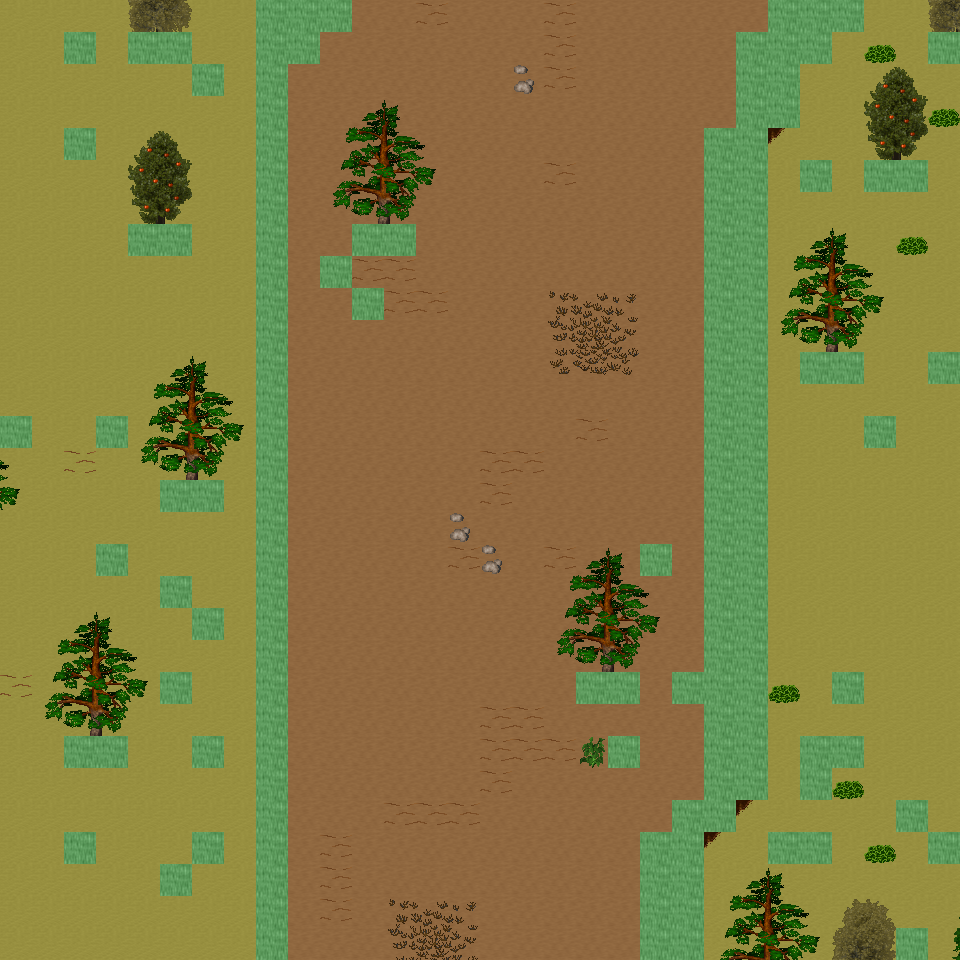

This game map was drawn from its Tiled (.tmx) file and the tilesets committed beside it. A one-line description and the trimmed map source follow:
An orthogonal 30x30 tile map with 32x32 px tiles, 6 tile layers (Ground, Object, Object2, Above, ...), 57 tilesets and 9 objects (9x mapExit).

<map version="1.0" orientation="orthogonal" renderorder="right-down" width="30" height="30" tilewidth="32" tileheight="32" nextobjectid="10">
  <tileset firstgid="1" name="tileset_ground_ground" tilewidth="32" tileheight="32" tilecount="33" columns="3">
    <image source="../drawable/tileset_ground_ground.png" width="96" height="352" />
  </tileset>
  <tileset firstgid="34" name="tileset_ground_ice_ice" tilewidth="32" tileheight="32" tilecount="3" columns="3">
    <image source="../drawable/tileset_ground_ice_ice.png" width="96" height="32" />
  </tileset>
  <tileset firstgid="37" name="tileset_ground_indoor_brown_hole" tilewidth="32" tileheight="32" tilecount="56" columns="7">
    <image source="../drawable/tileset_ground_indoor_brown_hole.png" width="224" height="256" />
  </tileset>
  <tileset firstgid="93" name="tileset_ground_earth_edges" tilewidth="32" tileheight="32" tilecount="18" columns="6">
    <image source="../drawable/tileset_ground_earth_edges.png" width="192" height="96" />
  </tileset>
  <tileset firstgid="111" name="tileset_ground_rock_pebbles" tilewidth="32" tileheight="32" tilecount="3" columns="1">
    <image source="../drawable/tileset_ground_rock_pebbles.png" width="32" height="96" />
  </tileset>
  <tileset firstgid="114" name="tileset_item_corpse_huge_animal" tilewidth="32" tileheight="32" tilecount="16" columns="2">
    <image source="../drawable/tileset_item_corpse_huge_animal.png" width="64" height="256" />
  </tileset>
  <tileset firstgid="130" name="tileset_plant_flower_daisy_white" tilewidth="32" tileheight="32" tilecount="8" columns="2">
    <image source="../drawable/tileset_plant_flower_daisy_white.png" width="64" height="128" />
  </tileset>
  <tileset firstgid="138" name="tileset_ground_ridge_earth_dark" tilewidth="32" tileheight="32" tilecount="96" columns="12">
    <image source="../drawable/tileset_ground_ridge_earth_dark.png" width="384" height="256" />
  </tileset>
  <tileset firstgid="234" name="tileset_ground_grass_edges" tilewidth="32" tileheight="32" tilecount="36" columns="12">
    <image source="../drawable/tileset_ground_grass_edges.png" width="384" height="96" />
  </tileset>
  <tileset firstgid="270" name="tileset_ground_ridge_ice_2" tilewidth="32" tileheight="32" tilecount="42" columns="7">
    <image source="../drawable/tileset_ground_ridge_ice_2.png" width="224" height="192" />
  </tileset>
  <tileset firstgid="312" name="tileset_ground_ice_glacier" tilewidth="32" tileheight="32" tilecount="1" columns="1">
    <image source="../drawable/tileset_ground_ice_glacier.png" width="32" height="32" />
  </tileset>
  <tileset firstgid="313" name="tileset_plant_bush_large_brown" tilewidth="32" tileheight="32" tilecount="9" columns="3">
    <image source="../drawable/tileset_plant_bush_large_brown.png" width="96" height="96" />
  </tileset>
  <tileset firstgid="322" name="tileset_ground_ridge_ice" tilewidth="32" tileheight="32" tilecount="42" columns="7">
    <image source="../drawable/tileset_ground_ridge_ice.png" width="224" height="192" />
  </tileset>
  <tileset firstgid="364" name="tileset_plant_bush_various_small" tilewidth="32" tileheight="32" tilecount="9" columns="3">
    <image source="../drawable/tileset_plant_bush_various_small.png" width="96" height="96" />
  </tileset>
  <tileset firstgid="373" name="tileset_ground_rock_rocks_2" tilewidth="32" tileheight="32" tilecount="4" columns="2">
    <image source="../drawable/tileset_ground_rock_rocks_2.png" width="64" height="64" />
  </tileset>
  <tileset firstgid="377" name="tileset_ground_brown_2" tilewidth="32" tileheight="32" tilecount="2" columns="1">
    <image source="../drawable/tileset_ground_brown_2.png" width="32" height="64" />
  </tileset>
  <tileset firstgid="379" name="tileset_plant_bush_large_green" tilewidth="32" tileheight="32" tilecount="9" columns="3">
    <image source="../drawable/tileset_plant_bush_large_green.png" width="96" height="96" />
  </tileset>
  <tileset firstgid="388" name="tileset_plant_grasses" tilewidth="32" tileheight="32" tilecount="6" columns="3">
    <image source="../drawable/tileset_plant_grasses.png" width="96" height="64" />
  </tileset>
  <tileset firstgid="394" name="tileset_furniture_table_long_side_on_pale" tilewidth="32" tileheight="32" tilecount="3" columns="3">
    <image source="../drawable/tileset_furniture_table_long_side_on_pale.png" width="96" height="32" />
  </tileset>
  <tileset firstgid="397" name="tileset_item_blood_nsew_stains" tilewidth="32" tileheight="32" tilecount="4" columns="2">
    <image source="../drawable/tileset_item_blood_nsew_stains.png" width="64" height="64" />
  </tileset>
  <tileset firstgid="401" name="tileset_item_blood_floor_stains_2" tilewidth="32" tileheight="32" tilecount="4" columns="2">
    <image source="../drawable/tileset_item_blood_floor_stains_2.png" width="64" height="64" />
  </tileset>
  <tileset firstgid="405" name="tileset_item_statue_grey_stone" tilewidth="32" tileheight="32" tilecount="4" columns="2">
    <image source="../drawable/tileset_item_statue_grey_stone.png" width="64" height="64" />
  </tileset>
  <tileset firstgid="409" name="tileset_item_statue_cross" tilewidth="32" tileheight="32" tilecount="1" columns="1">
    <image source="../drawable/tileset_item_statue_cross.png" width="32" height="32" />
  </tileset>
  <tileset firstgid="410" name="tileset_item_button_gold" tilewidth="32" tileheight="32" tilecount="2" columns="2">
    <image source="../drawable/tileset_item_button_gold.png" width="64" height="32" />
  </tileset>
  <tileset firstgid="412" name="tileset_ground_rock_green_crystal" tilewidth="32" tileheight="32" tilecount="9" columns="3">
    <image source="../drawable/tileset_ground_rock_green_crystal.png" width="96" height="96" />
  </tileset>
  <tileset firstgid="421" name="tileset_item_statue_metal_and_stone" tilewidth="32" tileheight="32" tilecount="6" columns="3">
    <image source="../drawable/tileset_item_statue_metal_and_stone.png" width="96" height="64" />
  </tileset>
  <tileset firstgid="427" name="tileset_ground_ladder_horizontal_pale" tilewidth="32" tileheight="32" tilecount="3" columns="1">
    <image source="../drawable/tileset_ground_ladder_horizontal_pale.png" width="32" height="96" />
  </tileset>
  <tileset firstgid="430" name="tileset_building_fence_fence_chunky" tilewidth="32" tileheight="32" tilecount="21" columns="3">
    <image source="../drawable/tileset_building_fence_fence_chunky.png" width="96" height="224" />
  </tileset>
  <tileset firstgid="451" name="tileset_plant_bush_bushes" tilewidth="32" tileheight="32" tilecount="10" columns="5">
    <image source="../drawable/tileset_plant_bush_bushes.png" width="160" height="64" />
  </tileset>
  <tileset firstgid="461" name="tileset_item_blood_floor_stain" tilewidth="32" tileheight="32" tilecount="1" columns="1">
    <image source="../drawable/tileset_item_blood_floor_stain.png" width="32" height="32" />
  </tileset>
  <tileset firstgid="462" name="tileset_item_corpse_skull_dark" tilewidth="32" tileheight="32" tilecount="2" columns="2">
    <image source="../drawable/tileset_item_corpse_skull_dark.png" width="64" height="32" />
  </tileset>
  <tileset firstgid="464" name="tileset_logic_creature_human" tilewidth="32" tileheight="32" tilecount="5" columns="5">
    <image source="../drawable/tileset_logic_creature_human.png" width="160" height="32" />
  </tileset>
  <tileset firstgid="469" name="tileset_logic_creature_elemental" tilewidth="32" tileheight="32" tilecount="16" columns="8">
    <image source="../drawable/tileset_logic_creature_elemental.png" width="256" height="64" />
  </tileset>
  <tileset firstgid="485" name="tileset_logic_creature_undead" tilewidth="32" tileheight="32" tilecount="16" columns="8">
    <image source="../drawable/tileset_logic_creature_undead.png" width="256" height="64" />
  </tileset>
  <tileset firstgid="501" name="tileset_logic_item_sheepfood" tilewidth="32" tileheight="32" tilecount="1" columns="1">
    <image source="../drawable/tileset_logic_item_sheepfood.png" width="32" height="32" />
  </tileset>
  <tileset firstgid="502" name="tileset_logic_creature_sheep" tilewidth="32" tileheight="32" tilecount="1" columns="1">
    <image source="../drawable/tileset_logic_creature_sheep.png" width="32" height="32" />
  </tileset>
  <tileset firstgid="503" name="tileset_logic_collision" tilewidth="32" tileheight="32" tilecount="1" columns="1">
    <image source="../drawable/tileset_logic_collision.png" width="32" height="32" />
  </tileset>
  <tileset firstgid="504" name="tileset_plant_tree_taller_trees" tilewidth="32" tileheight="32" tilecount="32" columns="8">
    <image source="../drawable/tileset_plant_tree_taller_trees.png" width="256" height="128" />
  </tileset>
  <tileset firstgid="536" name="tileset_building_wall_int_clay" tilewidth="32" tileheight="32" tilecount="100" columns="10">
    <image source="../drawable/tileset_building_wall_int_clay.png" width="320" height="320" />
  </tileset>
  <tileset firstgid="636" name="tileset_plant_tree_pine_tree" tilewidth="32" tileheight="32" tilecount="20" columns="4">
    <image source="../drawable/tileset_plant_tree_pine_tree.png" width="128" height="160" />
  </tileset>
  <tileset firstgid="656" name="tileset_plant_tree_pine_tree_1" tilewidth="32" tileheight="32" tilecount="20" columns="4">
    <image source="../drawable/tileset_plant_tree_pine_tree_1.png" width="128" height="160" />
  </tileset>
  <tileset firstgid="676" name="tileset_plant_stump_hollow_logs" tilewidth="32" tileheight="32" tilecount="6" columns="3">
    <image source="../drawable/tileset_plant_stump_hollow_logs.png" width="96" height="64" />
  </tileset>
  <tileset firstgid="682" name="tileset_plant_stump_small_stump" tilewidth="32" tileheight="32" tilecount="4" columns="2">
    <image source="../drawable/tileset_plant_stump_small_stump.png" width="64" height="64" />
  </tileset>
  <tileset firstgid="686" name="tileset_plant_stump_stump_snow1" tilewidth="32" tileheight="32" tilecount="2" columns="2">
    <image source="../drawable/tileset_plant_stump_stump_snow1.png" width="64" height="32" />
  </tileset>
  <tileset firstgid="688" name="tileset_plant_stump_stump_snow" tilewidth="32" tileheight="32" tilecount="2" columns="2">
    <image source="../drawable/tileset_plant_stump_stump_snow.png" width="64" height="32" />
  </tileset>
  <tileset firstgid="690" name="tileset_building_decoration_rocks" tilewidth="32" tileheight="32" tilecount="6" columns="3">
    <image source="../drawable/tileset_building_decoration_rocks.png" width="96" height="64" />
  </tileset>
  <tileset firstgid="696" name="tileset_ground_rock_rocks" tilewidth="32" tileheight="32" tilecount="4" columns="2">
    <image source="../drawable/tileset_ground_rock_rocks.png" width="64" height="64" />
  </tileset>
  <tileset firstgid="700" name="tileset_ground_grass_corners" tilewidth="32" tileheight="32" tilecount="24" columns="6">
    <image source="../drawable/tileset_ground_grass_corners.png" width="192" height="128" />
  </tileset>
  <tileset firstgid="724" name="tileset_plant_lily_pads" tilewidth="32" tileheight="32" tilecount="2" columns="1">
    <image source="../drawable/tileset_plant_lily_pads.png" width="32" height="64" />
  </tileset>
  <tileset firstgid="726" name="tileset_plant_tree_snow_on_pine" tilewidth="32" tileheight="32" tilecount="20" columns="4">
    <image source="../drawable/tileset_plant_tree_snow_on_pine.png" width="128" height="160" />
  </tileset>
  <tileset firstgid="746" name="tileset_ground_stonecircle" tilewidth="32" tileheight="32" tilecount="81" columns="9">
    <image source="../drawable/tileset_ground_stonecircle.png" width="288" height="288" />
  </tileset>
  <tileset firstgid="827" name="tileset_object_rotating_crystal" tilewidth="32" tileheight="32" tilecount="48" columns="8">
    <image source="../drawable/tileset_object_rotating_crystal.png" width="256" height="192" />
  </tileset>
  <tileset firstgid="875" name="tileset_light_white_1x1" tilewidth="32" tileheight="32" tilecount="1" columns="1">
    <image source="../drawable/tileset_light_white_1x1.png" width="32" height="32" />
  </tileset>
  <tileset firstgid="876" name="tileset_light_light_5x5" tilewidth="32" tileheight="32" tilecount="25" columns="5">
    <image source="../drawable/tileset_light_light_5x5.png" width="160" height="160" />
  </tileset>
  <tileset firstgid="901" name="tileset_logic_creature_fowl" tilewidth="32" tileheight="32" tilecount="6" columns="6">
    <image source="../drawable/tileset_logic_creature_fowl.png" width="192" height="32" />
  </tileset>
  <tileset firstgid="907" name="tileset_building_wall_int_sandstone" tilewidth="32" tileheight="32" tilecount="15" columns="3">
    <image source="../drawable/tileset_building_wall_int_sandstone.png" width="96" height="160" />
  </tileset>
  <tileset firstgid="922" name="tileset_logic_creature_animal" tilewidth="32" tileheight="32" tilecount="32" columns="8">
    <image source="../drawable/tileset_logic_creature_animal.png" width="256" height="128" />
  </tileset>
  <layer name="Ground" width="30" height="30">
    <data>[900 cells, 900 non-empty, 2 distinct tile ids]</data>
  </layer>
  <layer name="Object" width="30" height="30">
    <data>[900 cells, 197 non-empty, 38 distinct tile ids]</data>
  </layer>
  <layer name="Object2" width="30" height="30">
    <data>[900 cells, 0 non-empty, 0 distinct tile ids]</data>
  </layer>
  <layer name="Above" width="30" height="30">
    <data>[900 cells, 128 non-empty, 32 distinct tile ids]</data>
  </layer>
  <layer name="Above2" width="30" height="30">
    <data>[900 cells, 0 non-empty, 0 distinct tile ids]</data>
  </layer>
  <layer name="Walkable" width="30" height="30">
    <data>[900 cells, 142 non-empty, 1 distinct tile ids]</data>
  </layer>
  <objectgroup name="MapEvents">
    <object id="1" name="north" type="mapExit" x="0" y="0" width="256" height="32">
      <properties>
        <property name="map" value="level_0_x72_y10" />
        <property name="x" value="0" />
        <property name="y" value="28" />
      </properties>
    </object>
    <object id="2" name="north2" type="mapExit" x="352" y="0" width="416" height="32">
      <properties>
        <property name="map" value="level_0_x72_y10" />
        <property name="x" value="11" />
        <property name="y" value="28" />
      </properties>
    </object>
    <object id="3" name="north3" type="mapExit" x="864" y="0" width="96" height="32">
      <properties>
        <property name="map" value="level_0_x72_y10" />
        <property name="x" value="27" />
        <property name="y" value="28" />
      </properties>
    </object>
    <object id="4" name="south" type="mapExit" x="0" y="928" width="256" height="32">
      <properties>
        <property name="map" value="level_0_x72_y12" />
        <property name="x" value="0" />
        <property name="y" value="1" />
      </properties>
    </object>
    <object id="5" name="south2" type="mapExit" x="288" y="928" width="352" height="32">
      <properties>
        <property name="map" value="level_0_x72_y12" />
        <property name="x" value="9" />
        <property name="y" value="1" />
      </properties>
    </object>
    <object id="6" name="south3" type="mapExit" x="704" y="928" width="192" height="32">
      <properties>
        <property name="map" value="level_0_x72_y12" />
        <property name="x" value="22" />
        <property name="y" value="1" />
      </properties>
    </object>
    <object id="7" name="south4" type="mapExit" x="928" y="928" width="32" height="32">
      <properties>
        <property name="map" value="level_0_x72_y12" />
        <property name="x" value="29" />
        <property name="y" value="1" />
      </properties>
    </object>
    <object id="8" name="west" type="mapExit" x="0" y="0" width="32" height="416">
      <properties>
        <property name="map" value="level_0_x71_y11" />
        <property name="x" value="28" />
        <property name="y" value="0" />
      </properties>
    </object>
    <object id="9" name="west2" type="mapExit" x="0" y="448" width="32" height="512">
      <properties>
        <property name="map" value="level_0_x71_y11" />
        <property name="x" value="28" />
        <property name="y" value="14" />
      </properties>
    </object>
  </objectgroup>
</map>
